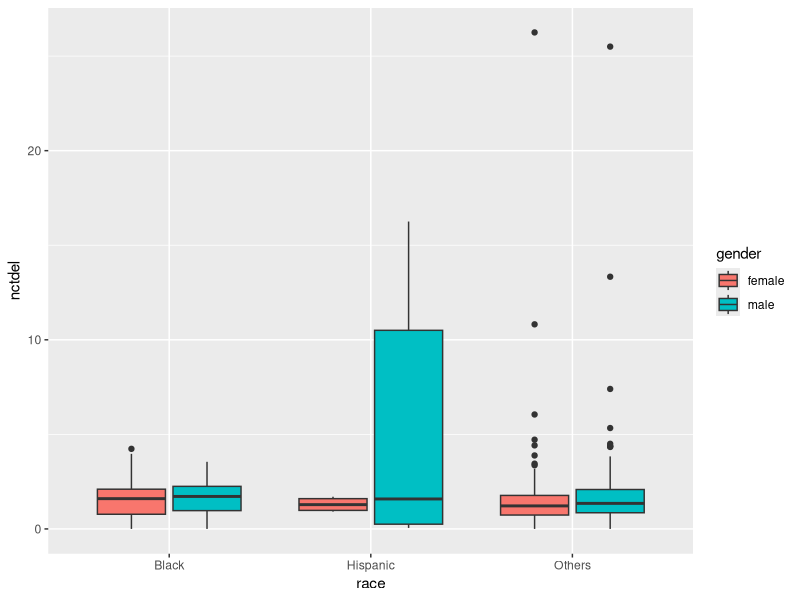
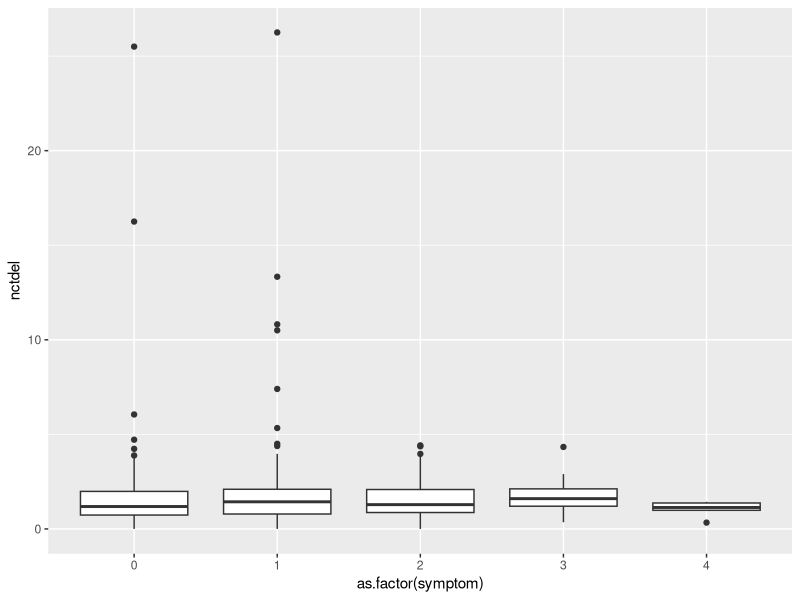
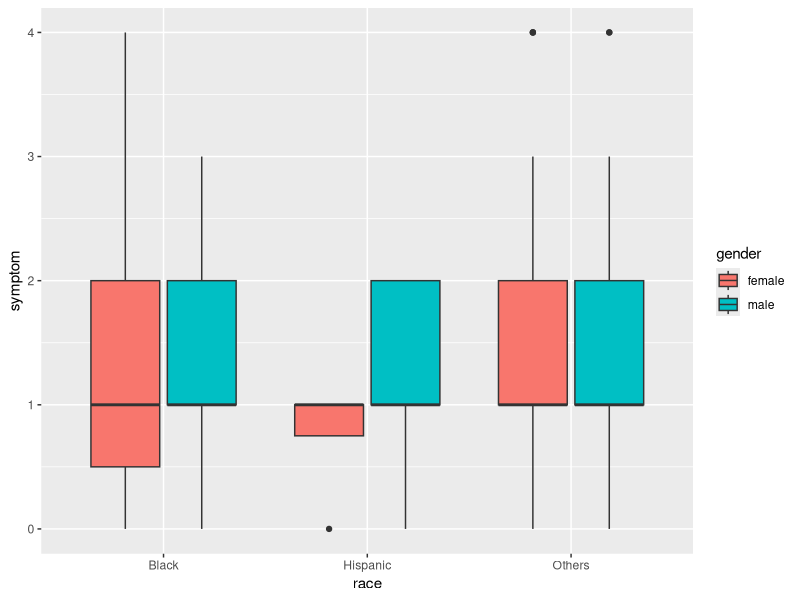
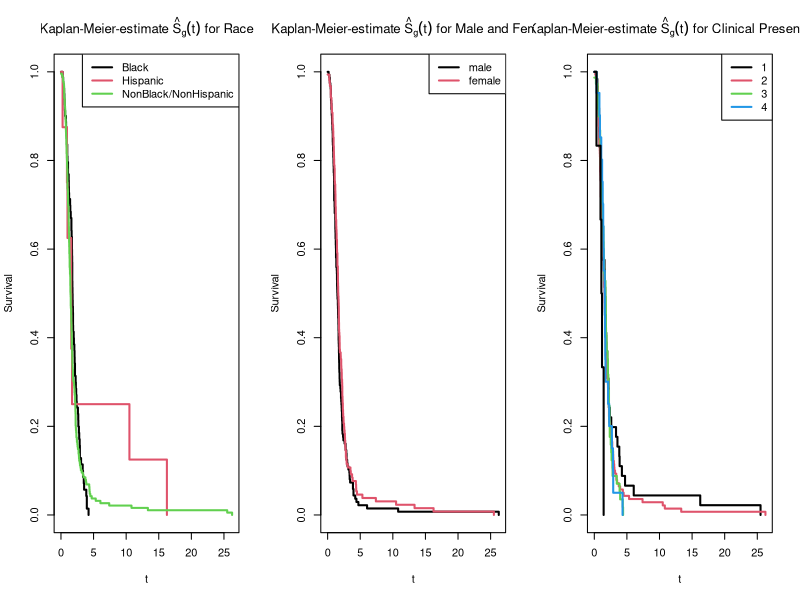

The R source for these figures, in order:
## ---- chunk 1
library(ggplot2)
library(survival)
knitr::opts_chunk$set(echo = FALSE, warning = FALSE)

dat <- read.table("kellydat.txt", header=T)

## ---- chunk 2
missing_d <- (which(is.na(dat)))
dat[missing_d,] # no NA's

dat$race = "Others"
dat$race[dat$black==1]="Black"
dat$race[dat$hisp==1]="Hispanic"
dat$gender = "male"
dat$gender[dat$male==0]="female"
dat$symptom = 0
dat$symptom[dat$sn1==1]=1
dat$symptom[dat$sn2==1]=2
dat$symptom[dat$sn3==1]=3
dat$symptom[dat$all4==1]=4

ggplot(data = dat, aes(x=race,y=nctdel)) + geom_boxplot(aes(fill=gender))
ggplot(data = dat, aes(x=as.factor(symptom), y=nctdel)) +geom_boxplot()
ggplot(data = dat, aes(x=race, y=symptom)) + geom_boxplot(aes(fill=gender))
## ---- chunk 3

## ---- chunk 4
par(mfrow=c(1,3))
dat.KM.race <- survfit(Surv(nctdel, fail) ~ race, type="kaplan-meier", conf.type="log", data=dat)

plot(dat.KM.race, main=expression(paste("Kaplan-Meier-estimate ", hat(S)[g](t), " for Race")),
     xlab="t", ylab="Survival", lwd=2, col=1:3)
legend(x="topright", col=1:3, lwd=2, legend=c("Black", "Hispanic", "NonBlack/NonHispanic"))


dat.KM.gender <- survfit(Surv(nctdel, fail) ~ male, type="kaplan-meier", conf.type="log", data=dat)

plot(dat.KM.gender, main=expression(paste("Kaplan-Meier-estimate ", hat(S)[g](t), " for Male and Female")),
     xlab="t", ylab="Survival", lwd=2, col=1:2)
legend(x="topright", col=1:2, lwd=2, legend=c("male", "female"))


dat.KM.symptom <- survfit(Surv(nctdel, fail) ~ symptom, type="kaplan-meier", conf.type="log", data=dat)

plot(dat.KM.symptom, main=expression(paste("Kaplan-Meier-estimate ", hat(S)[g](t), " for Clinical Presentation")),
     xlab="t", ylab="Survival", lwd=2, col=1:4)
legend(x="topright", col=1:4, lwd=2, legend=c("1", "2", "3", "4"))


